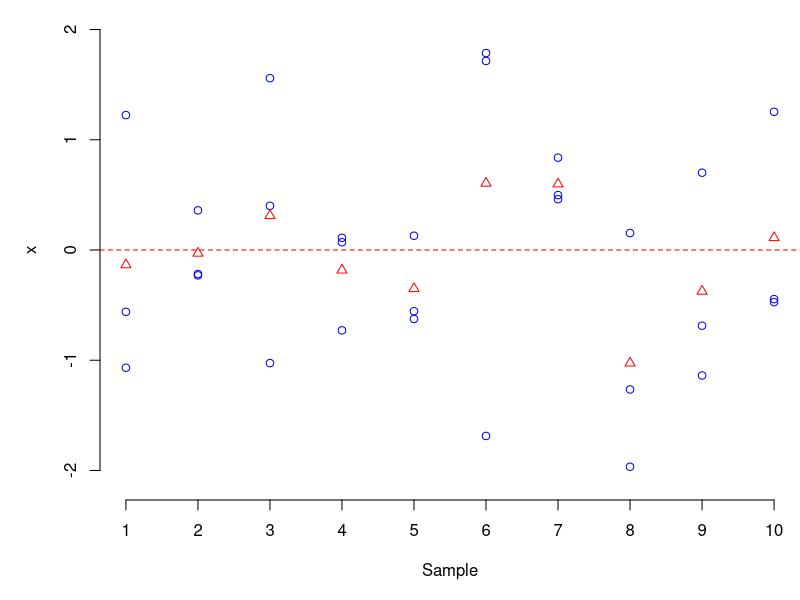

R code for this plot:
## ---- chunk 1
library(tidyverse)
library(ggplot2)
library(knitr)
## ---- chunk 2
set.seed(123)
dat <-data.frame(Stichprobe=rep(1:10,3),x=rnorm(30))
par(mai = c(1, 1, 0, 0))
plot(dat$Stichprobe,dat$x, col="blue", xlab="Sample", ylab="x", ylim=c(-2.1,2.1), xaxt="n", bty="n")
axis(1, at = 1:10)
points(1:10,tapply(dat$x,as.factor(dat$Stichprobe), mean), pch=2,col="red")
abline(h=0,lty=2,col="red")
## ---- chunk 3
#| echo: true
#| eval: true
library(tidyverse)
data <- read_csv("data/perulung_ems.csv")
str(data)
## ---- chunk 4
#| echo: true
#| eval: true
data<- data |> mutate(id=as.integer(id), 
                sex = factor(sex, levels=c(0,1), labels=c("f","m")), 
                respsymptoms=factor(respsymptoms, levels=c(0,1), labels=c("no","yes")), 
                asthma_hist=factor(asthma_hist))
data
